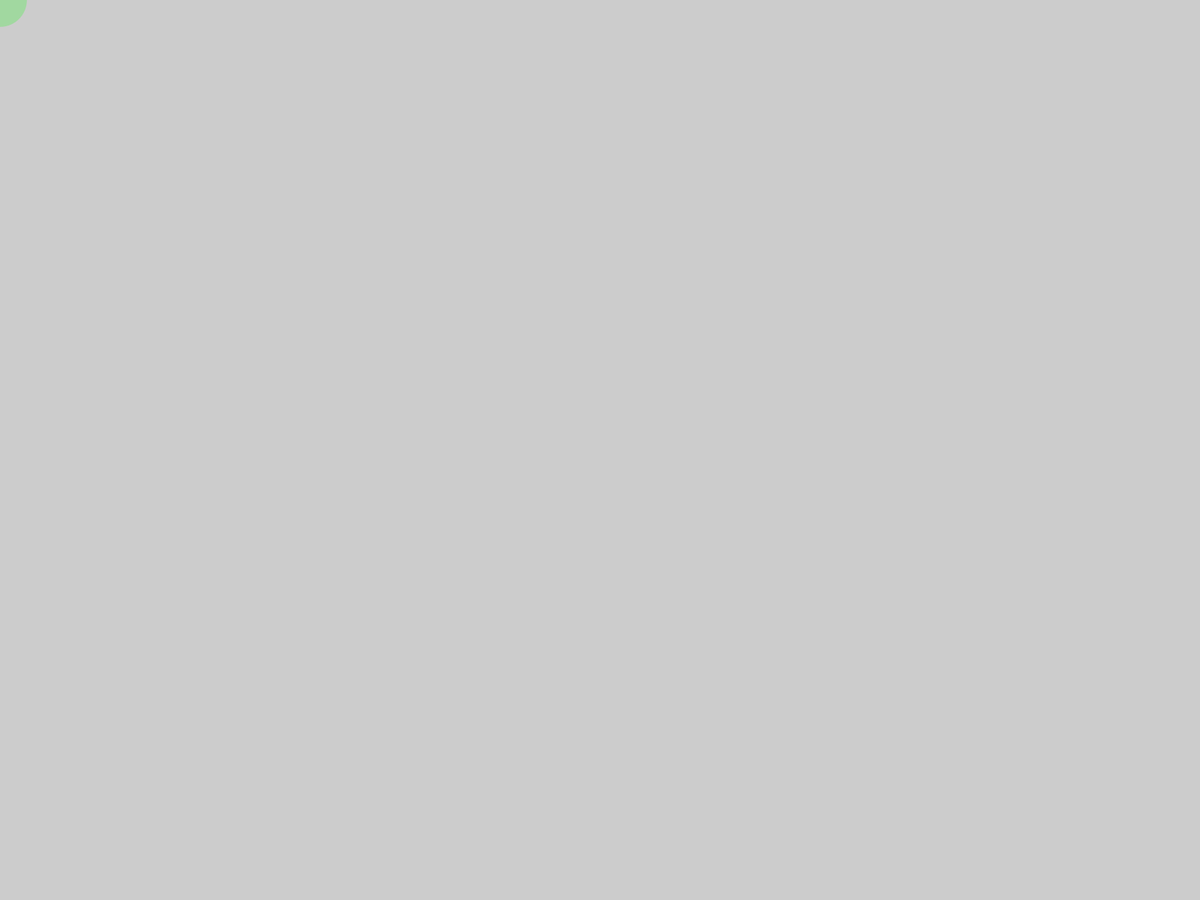
Frame 1 (no input)
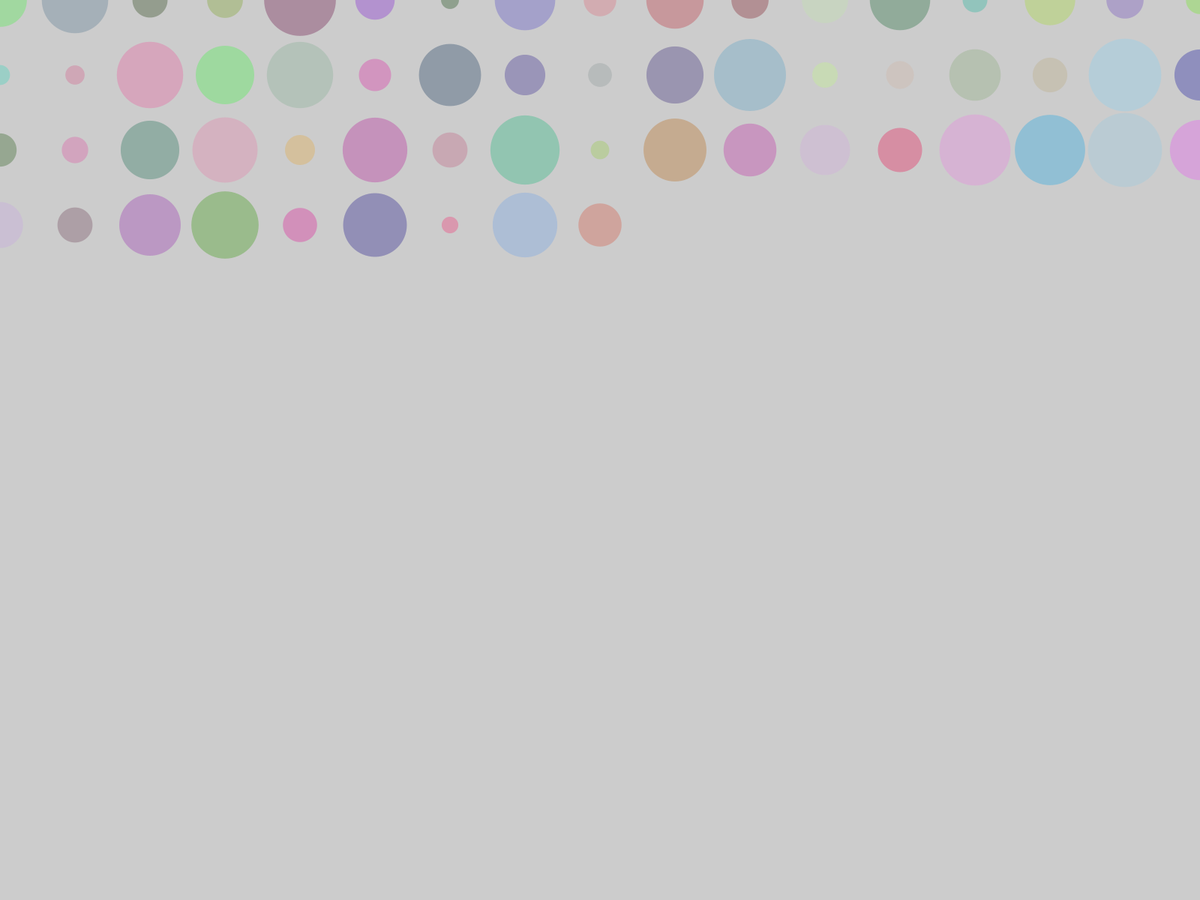
Frame 60 (the mouse pressed at the canvas centre just before this capture)
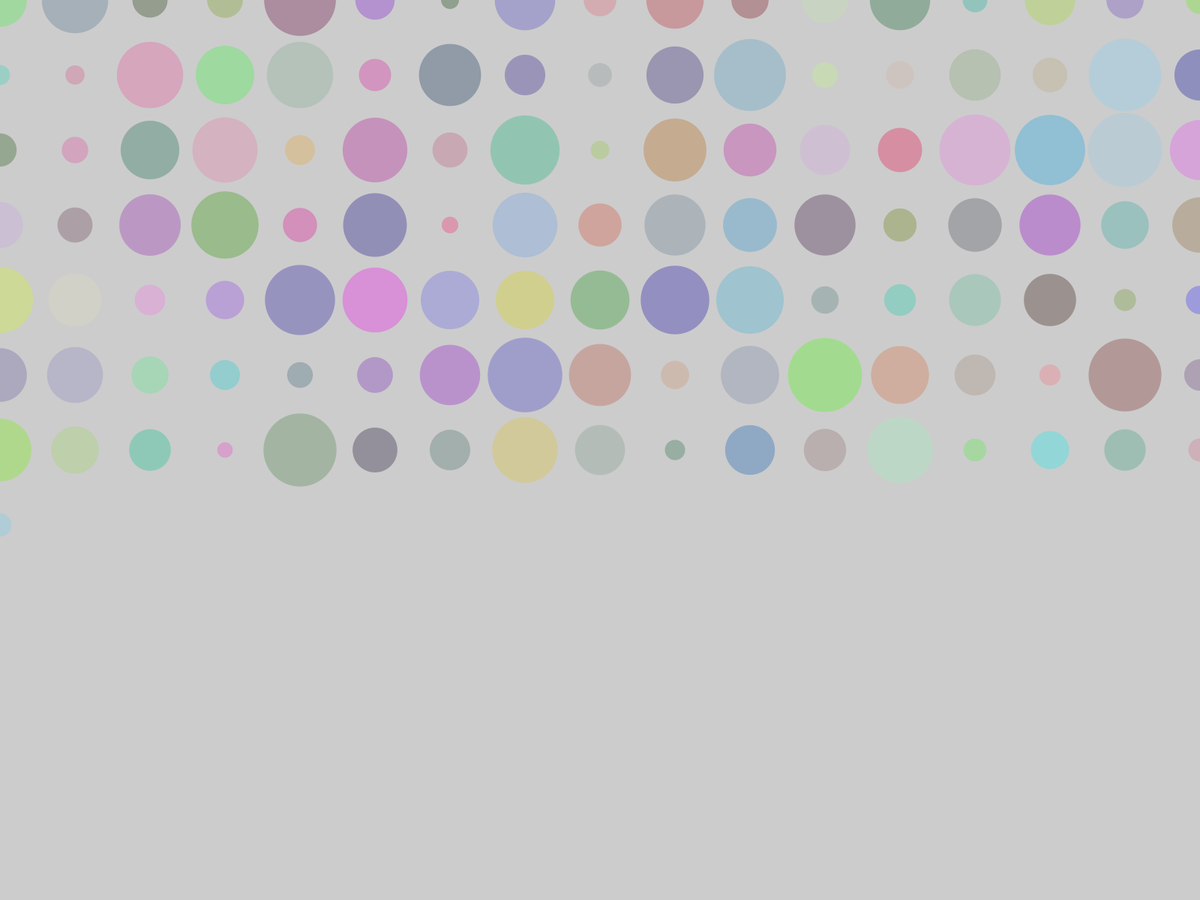
Frame 120 (the mouse held since frame 60 and released just before this capture)

The Processing sketch that drew these frames (run headless with seeded random() and noise(); from frame 60 on, the mouse is pressed at the canvas centre):

// Processing sketch: c1_screen_buffer_complex
// ── c1_screen_buffer_complex.pde
int x = 0;
int y = 0;

void setup() 
{
  //size(480, 120);
  fullScreen();
  noCursor();
  //frameRate(10);
}

void draw() 
{
  // todo 1: clear the screen buffer everytime you draw
  //background(255);
  float mySize = random(20,100);
  fill(random(0,255), random(0,255), random(0,255), map(mySize, 80, width, 80, 100));
  noStroke();
  ellipse(x, y, mySize, mySize);
  x+=100;
  if(y<height)
  {
    if(x>width){y+=100; x=0;}
  }
  else{
    if(x>width) y =x= 0;
  }
}
